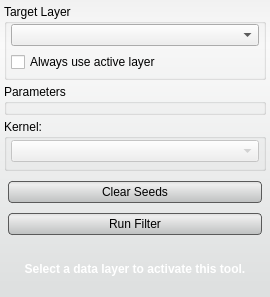
<?xml version="1.0" encoding="UTF-8"?>
<ui version="4.0">
 <class>RBFFilterInterface</class>
 <widget class="QWidget" name="RBFFilterInterface">
  <property name="geometry">
   <rect>
    <x>0</x>
    <y>0</y>
    <width>270</width>
    <height>288</height>
   </rect>
  </property>
  <property name="windowTitle">
   <string>RBF Filter</string>
  </property>
  <property name="styleSheet">
   <string notr="true">QWidget#RBFFilterInterface{
	border-radius: 3px;
	background-color: qlineargradient(spread:pad, x1:0.5, y1:0, x2:0.5, y2:0.960227, stop:0 rgba(241, 241, 241, 255), stop:0.155779 rgba(250, 250, 250, 255), stop:1 rgba(222, 224, 224, 255));       
}

QPushButton{
	background-color: qlineargradient(spread:pad, x1:0.5, y1:0, x2:0.5, y2:0.960227, stop:0 rgba(221, 221, 221, 255), stop:0.155779 rgba(238, 238, 238, 255), stop:1 rgba(192, 194, 194, 255));
	border-radius: 4px;
	border: 1px solid rgb(90, 90, 90);
	margin:4px;
}

QPushButton:hover{
	background-color: qlineargradient(spread:pad, x1:0.5, y1:0, x2:0.5, y2:1, stop:0 rgba(195, 195, 195, 255), stop:0.253769 rgba(206, 206, 206, 255), stop:1 rgba(185, 185, 185, 255));
	border-radius: 4px;
	border: 1px solid rgb(90, 90, 90);
	margin:4px;
}

QPushButton:pressed{
	background-color: qlineargradient(spread:pad, x1:0.5, y1:0, x2:0.5, y2:1, stop:0 rgba(150, 150, 150, 255), stop:0.753769 rgba(206, 206, 206, 255), stop:1 rgba(185, 185, 185, 255));
	border-radius: 4px;
	border: 1px solid rgb(90, 90, 90);
	margin:4px;
}</string>
  </property>
  <layout class="QVBoxLayout" name="verticalLayout">
   <property name="spacing">
    <number>4</number>
   </property>
   <property name="margin">
    <number>4</number>
   </property>
   <item>
    <widget class="QGroupBox" name="target_groupbox_">
     <property name="minimumSize">
      <size>
       <width>0</width>
       <height>76</height>
      </size>
     </property>
     <property name="maximumSize">
      <size>
       <width>16777215</width>
       <height>76</height>
      </size>
     </property>
     <property name="title">
      <string>Target Layer</string>
     </property>
     <layout class="QVBoxLayout" name="verticalLayout_8">
      <property name="spacing">
       <number>6</number>
      </property>
      <property name="leftMargin">
       <number>4</number>
      </property>
      <property name="topMargin">
       <number>0</number>
      </property>
      <property name="rightMargin">
       <number>4</number>
      </property>
      <property name="bottomMargin">
       <number>4</number>
      </property>
      <item>
       <widget class="QtUtils::QtDropableComboBox" name="targetLayer_">
        <property name="sizePolicy">
         <sizepolicy hsizetype="Ignored" vsizetype="Fixed">
          <horstretch>0</horstretch>
          <verstretch>0</verstretch>
         </sizepolicy>
        </property>
       </widget>
      </item>
      <item>
       <widget class="QWidget" name="widget_5" native="true">
        <property name="minimumSize">
         <size>
          <width>0</width>
          <height>20</height>
         </size>
        </property>
        <layout class="QHBoxLayout" name="horizontalLayout_5">
         <property name="spacing">
          <number>0</number>
         </property>
         <property name="margin">
          <number>0</number>
         </property>
         <item>
          <widget class="QCheckBox" name="useActiveLayer_">
           <property name="text">
            <string>Always use active layer</string>
           </property>
          </widget>
         </item>
        </layout>
       </widget>
      </item>
     </layout>
    </widget>
   </item>
   <item>
    <widget class="QGroupBox" name="parametersGroupBox">
     <property name="sizePolicy">
      <sizepolicy hsizetype="Preferred" vsizetype="Fixed">
       <horstretch>0</horstretch>
       <verstretch>0</verstretch>
      </sizepolicy>
     </property>
     <property name="title">
      <string>Parameters</string>
     </property>
     <property name="flat">
      <bool>false</bool>
     </property>
     <layout class="QVBoxLayout" name="verticalLayout_7">
      <property name="spacing">
       <number>4</number>
      </property>
      <property name="leftMargin">
       <number>2</number>
      </property>
      <property name="topMargin">
       <number>0</number>
      </property>
      <property name="rightMargin">
       <number>2</number>
      </property>
      <property name="bottomMargin">
       <number>2</number>
      </property>
      <item>
       <widget class="QtUtils::QtSliderDoubleCombo" name="normalOffsetRange_" native="true"/>
      </item>
     </layout>
    </widget>
   </item>
   <item>
    <widget class="QGroupBox" name="kernelGroupBox">
     <property name="minimumSize">
      <size>
       <width>0</width>
       <height>52</height>
      </size>
     </property>
     <property name="maximumSize">
      <size>
       <width>16777215</width>
       <height>52</height>
      </size>
     </property>
     <property name="title">
      <string>Kernel:</string>
     </property>
     <property name="alignment">
      <set>Qt::AlignLeading|Qt::AlignLeft|Qt::AlignTop</set>
     </property>
     <layout class="QVBoxLayout" name="verticalLayout_4">
      <property name="spacing">
       <number>0</number>
      </property>
      <property name="leftMargin">
       <number>4</number>
      </property>
      <property name="topMargin">
       <number>0</number>
      </property>
      <property name="rightMargin">
       <number>4</number>
      </property>
      <property name="bottomMargin">
       <number>4</number>
      </property>
      <item>
       <widget class="QComboBox" name="kernel_">
        <property name="enabled">
         <bool>false</bool>
        </property>
        <property name="sizePolicy">
         <sizepolicy hsizetype="Ignored" vsizetype="Fixed">
          <horstretch>0</horstretch>
          <verstretch>0</verstretch>
         </sizepolicy>
        </property>
       </widget>
      </item>
     </layout>
    </widget>
   </item>
   <item>
    <widget class="QWidget" name="runWidget" native="true">
     <property name="minimumSize">
      <size>
       <width>0</width>
       <height>66</height>
      </size>
     </property>
     <property name="maximumSize">
      <size>
       <width>16777215</width>
       <height>66</height>
      </size>
     </property>
     <layout class="QVBoxLayout" name="verticalLayout_5">
      <property name="spacing">
       <number>0</number>
      </property>
      <property name="margin">
       <number>0</number>
      </property>
      <item>
       <widget class="QPushButton" name="clearSeedsButton_">
        <property name="minimumSize">
         <size>
          <width>0</width>
          <height>30</height>
         </size>
        </property>
        <property name="text">
         <string>Clear Seeds</string>
        </property>
       </widget>
      </item>
      <item>
       <widget class="QPushButton" name="runFilterButton_">
        <property name="minimumSize">
         <size>
          <width>0</width>
          <height>30</height>
         </size>
        </property>
        <property name="text">
         <string>Run Filter</string>
        </property>
       </widget>
      </item>
     </layout>
    </widget>
   </item>
   <item>
    <widget class="QWidget" name="messageAlert_" native="true">
     <property name="sizePolicy">
      <sizepolicy hsizetype="Preferred" vsizetype="Fixed">
       <horstretch>0</horstretch>
       <verstretch>0</verstretch>
      </sizepolicy>
     </property>
     <property name="minimumSize">
      <size>
       <width>0</width>
       <height>48</height>
      </size>
     </property>
     <property name="styleSheet">
      <string notr="true">QLabel#message_{
	color: white;
	font: bold;
}

QWidget#message_alert_{
	border-radius: 3px;
	background-color: red;
}</string>
     </property>
     <layout class="QHBoxLayout" name="horizontalLayout_4">
      <property name="spacing">
       <number>0</number>
      </property>
      <property name="margin">
       <number>4</number>
      </property>
      <item>
       <widget class="QLabel" name="message_">
        <property name="text">
         <string>Select a data layer to activate this tool.</string>
        </property>
        <property name="alignment">
         <set>Qt::AlignCenter</set>
        </property>
        <property name="wordWrap">
         <bool>true</bool>
        </property>
       </widget>
      </item>
     </layout>
    </widget>
   </item>
  </layout>
 </widget>
 <customwidgets>
  <customwidget>
   <class>QtUtils::QtDropableComboBox</class>
   <extends>QComboBox</extends>
   <header location="global">QtUtils/Widgets/QtDropableComboBox.h</header>
  </customwidget>
  <customwidget>
   <class>QtUtils::QtSliderDoubleCombo</class>
   <extends>QWidget</extends>
   <header location="global">QtUtils/Widgets/QtSliderDoubleCombo.h</header>
   <container>1</container>
  </customwidget>
 </customwidgets>
 <resources/>
 <connections/>
</ui>
